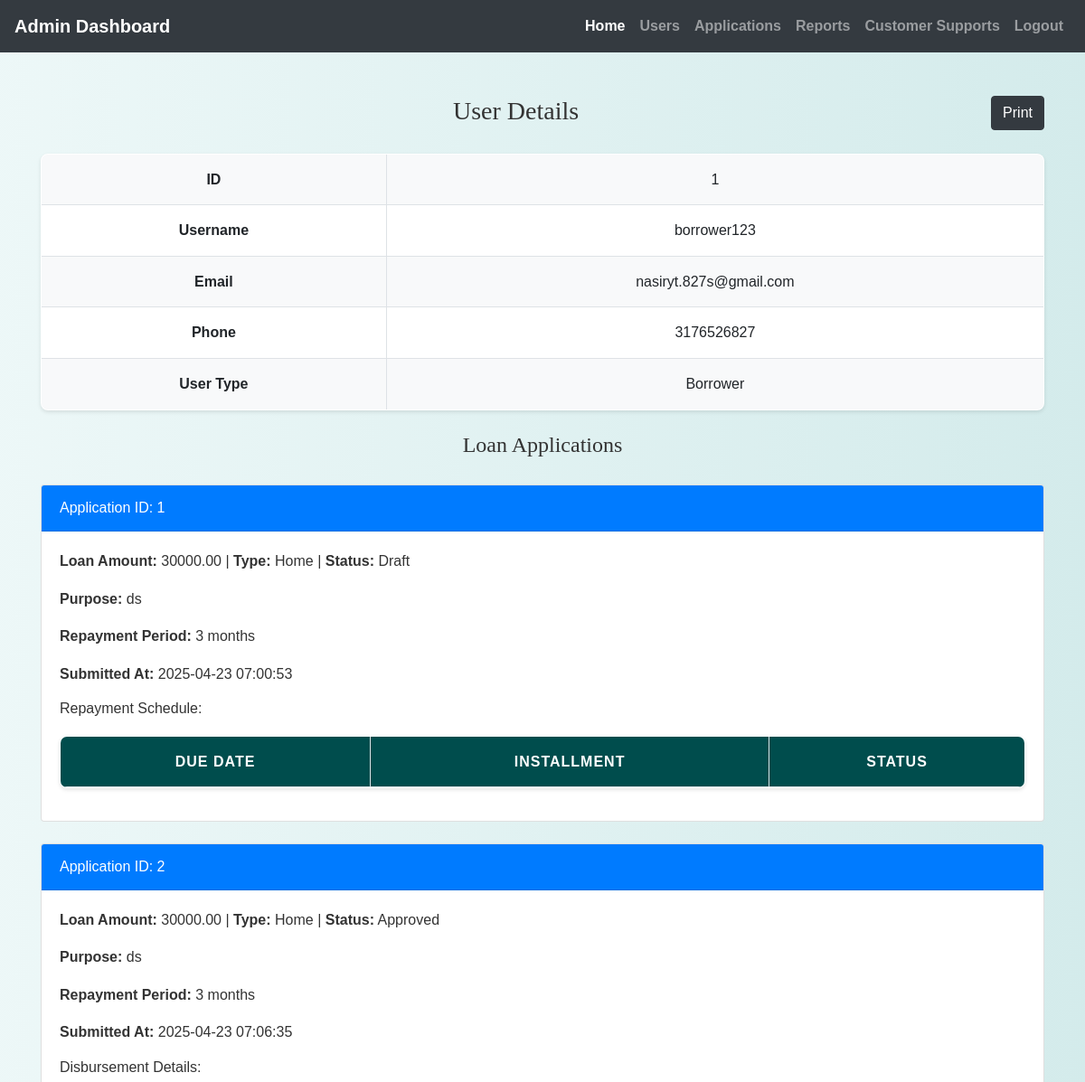
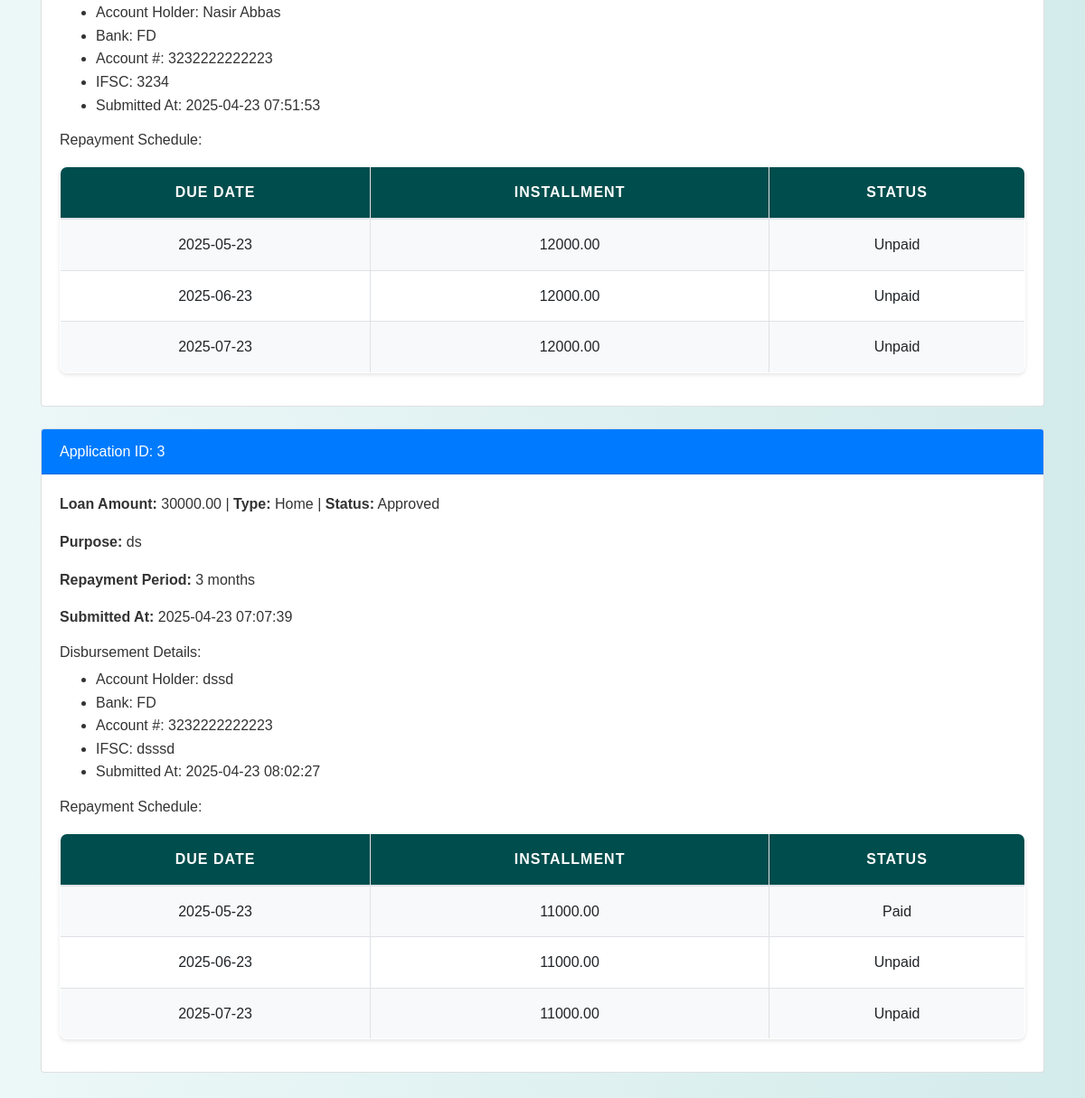
The page /admin/user_history.php?user_id=1 (signed in) on the database its author committed (2 pictures, top to bottom).
### tables this page shows
CREATE TABLE `users` (
  `id` int(11) NOT NULL,
  `username` varchar(50) NOT NULL,
  `password` varchar(255) NOT NULL,
  `email` varchar(100) NOT NULL,
  `phone` varchar(20) NOT NULL,
  `reset_token` varchar(255) DEFAULT NULL,
  `usertype` enum('borrower','lender') NOT NULL DEFAULT 'borrower',
  `status` varchar(20) DEFAULT 'pending'
);

CREATE TABLE `loan_applications` (
  `id` int(11) NOT NULL,
  `user_id` int(11) NOT NULL,
  `loan_amount` decimal(10,2) NOT NULL,
  `loan_type` varchar(255) NOT NULL,
  `purpose` text NOT NULL,
  `repayment_period` int(11) NOT NULL,
  `proof_of_income` varchar(255) NOT NULL,
  `proof_of_identification` varchar(255) NOT NULL,
  `credit_history` varchar(255) NOT NULL,
  `application_status` enum('submitted','under_review','approved','rejected','partially_completed','draft') DEFAULT 'submitted',
  `created_at` timestamp NOT NULL DEFAULT current_timestamp(),
  `updated_at` timestamp NOT NULL DEFAULT current_timestamp() ON UPDATE current_timestamp(),
  `review` text NOT NULL DEFAULT ''
);

CREATE TABLE `loan_disbursement` (
  `id` int(11) NOT NULL,
  `application_id` int(11) NOT NULL,
  `account_holder_name` varchar(255) DEFAULT NULL,
  `bank_name` varchar(255) DEFAULT NULL,
  `account_number` varchar(255) DEFAULT NULL,
  `ifsc_code` varchar(50) DEFAULT NULL,
  `submitted_at` timestamp NOT NULL DEFAULT current_timestamp()
);

CREATE TABLE `loan_repayment_schedule` (
  `id` int(11) NOT NULL,
  `application_id` int(11) NOT NULL,
  `due_date` date NOT NULL,
  `installment_amount` decimal(10,2) NOT NULL,
  `status` enum('unpaid','paid') DEFAULT 'unpaid'
);

### admin/user_history.php (the view, shortened to what this page needs)
<?php
include 'config.php';
$user_id = intval($_GET['user_id']);
$user_sql = "SELECT * FROM users WHERE id = $user_id";
$user_result = mysqli_query($conn, $user_sql);
$user = mysqli_fetch_assoc($user_result);
$app_sql = "SELECT * FROM loan_applications WHERE user_id = $user_id";
$app_result = mysqli_query($conn, $app_sql);
?>
<!DOCTYPE html>
<html>
<head>
    <link rel="stylesheet" href="https://stackpath.bootstrapcdn.com/bootstrap/4.3.1/css/bootstrap.min.css">
    <link rel="stylesheet" href="../css/style.css">
</head>
<body>
<?php include('admin_navbar.php'); ?>
<div class="container mt-5">
    <a class="btn btn-dark float-right" href="" onclick="window.print()">Print</a>
    <h3>User Details</h3>
    <table class="table table-bordered">
        <tr><th>ID</th><td><?= $user['id'] ?></td></tr>
        <tr><th>Username</th><td><?= htmlspecialchars($user['username']) ?></td></tr>
        <tr><th>Email</th><td><?= htmlspecialchars($user['email']) ?></td></tr>
        <tr><th>Phone</th><td><?= htmlspecialchars($user['phone']) ?></td></tr>
        <tr><th>User Type</th><td><?= ucfirst($user['usertype']) ?></td></tr>
    </table>
    <h4 class="mt-4">Loan Applications</h4>
    <?php while ($app = mysqli_fetch_assoc($app_result)) {
        $app_id = $app['id'];
        $disb_query = "SELECT * FROM loan_disbursement WHERE application_id = $app_id";
        $disb_result = mysqli_query($conn, $disb_query);
        $disb = mysqli_fetch_assoc($disb_result);
        $repay_query = "SELECT * FROM loan_repayment_schedule WHERE application_id = $app_id";
        $repay_result = mysqli_query($conn, $repay_query);
    ?>
    <div class="card mb-4">
        <div class="card-header bg-primary text-white">Application ID: <?= $app_id ?></div>
        <div class="card-body">
            <p><strong>Loan Amount:</strong> <?= $app['loan_amount'] ?> | <strong>Type:</strong> <?= $app['loan_type'] ?> | <strong>Status:</strong> <?= ucfirst(str_replace('_',' ',$app['application_status'])) ?></p>
            <p><strong>Purpose:</strong> <?= $app['purpose'] ?></p>
            <p><strong>Repayment Period:</strong> <?= $app['repayment_period'] ?> months</p>
            <p><strong>Submitted At:</strong> <?= $app['created_at'] ?></p>
            <?php if ($disb): ?>
            <h6 class="mt-3">Disbursement Details:</h6>
            <ul>
                <li>Account Holder: <?= $disb['account_holder_name'] ?></li>
                <li>Bank: <?= $disb['bank_name'] ?></li>
                <li>Account #: <?= $disb['account_number'] ?></li>
                <li>IFSC: <?= $disb['ifsc_code'] ?></li>
                <li>Submitted At: <?= $disb['submitted_at'] ?></li>
            </ul>
            <?php endif; ?>
            <h6 class="mt-3">Repayment Schedule:</h6>
            <table class="table table-sm table-bordered">
                <thead>
                    <tr><th>Due Date</th><th>Installment</th><th>Status</th></tr>
                </thead>
                <tbody>
                    <?php while ($repay = mysqli_fetch_assoc($repay_result)) { ?>
                        <tr>
                            <td><?= $repay['due_date'] ?></td>
                            <td><?= $repay['installment_amount'] ?></td>
                            <td><?= ucfirst($repay['status']) ?></td>
                        </tr>
                    <?php } ?>
                </tbody>
            </table>
        </div>
    </div>
    <?php } ?>
</div>
</body>
</html>

### css/style.css (style rules this page uses)
body { background: linear-gradient(90deg, rgba(233, 246, 246, 0.831), rgba(207, 233, 233, 0.9)); font-family: 'Arial', sans-serif; color: #333; line-height: 1.6; }
h1, h2, h3, h4 { text-align: center; margin-top: 30px; margin-bottom: 30px; font-family: 'Georgia', serif; }
.container { margin-bottom: 40px; }
.table { width: 100%; border-collapse: collapse; margin-top: 20px; font-size: 16px; background-color: #ffffff; border-radius: 8px; overflow: hidden; box-shadow: 0 2px 4px rgba(0, 0, 0, 0.1); }
.table th, .table td { padding: 15px; border: 1px solid #dee2e6; text-align: center; }
.table thead th { background-color: #004d4d; color: white; font-weight: bold; text-transform: uppercase; letter-spacing: 1px; }
.table tbody tr:nth-child(odd) { background-color: #f8f9fa; }
a { color: #006666; text-decoration: none; font-weight: bold; }

### rows shown on the page
users: id "1", username "borrower123", email "nasiryt.827s@gmail.com", phone "3176526827", usertype "Borrower"
loan_applications: id "1", loan_amount "30000.00", loan_type "Home", application_status "Draft", purpose "ds", repayment_period "3", created_at "2025-04-23 07:00:53"
loan_applications: id "2", loan_amount "30000.00", loan_type "Home", application_status "Approved", purpose "ds", repayment_period "3", created_at "2025-04-23 07:06:35", loan_disbursement.account_holder_name "Nasir Abbas", loan_disbursement.bank_name "FD", loan_disbursement.account_number "3232222222223", loan_disbursement.ifsc_code "3234", loan_disbursement.submitted_at "2025-04-23 07:51:53"
loan_repayment_schedule: due_date "2025-05-23", installment_amount "12000.00", status "Unpaid"
loan_repayment_schedule: due_date "2025-06-23", installment_amount "12000.00", status "Unpaid"
loan_repayment_schedule: due_date "2025-07-23", installment_amount "12000.00", status "Unpaid"
loan_applications: id "3", loan_amount "30000.00", loan_type "Home", application_status "Approved", purpose "ds", repayment_period "3", created_at "2025-04-23 07:07:39", loan_disbursement.account_holder_name "dssd", loan_disbursement.bank_name "FD", loan_disbursement.account_number "3232222222223", loan_disbursement.ifsc_code "dsssd", loan_disbursement.submitted_at "2025-04-23 08:02:27"
loan_repayment_schedule: due_date "2025-05-23", installment_amount "11000.00", status "Paid"
loan_repayment_schedule: due_date "2025-06-23", installment_amount "11000.00", status "Unpaid"
loan_repayment_schedule: due_date "2025-07-23", installment_amount "11000.00", status "Unpaid"
